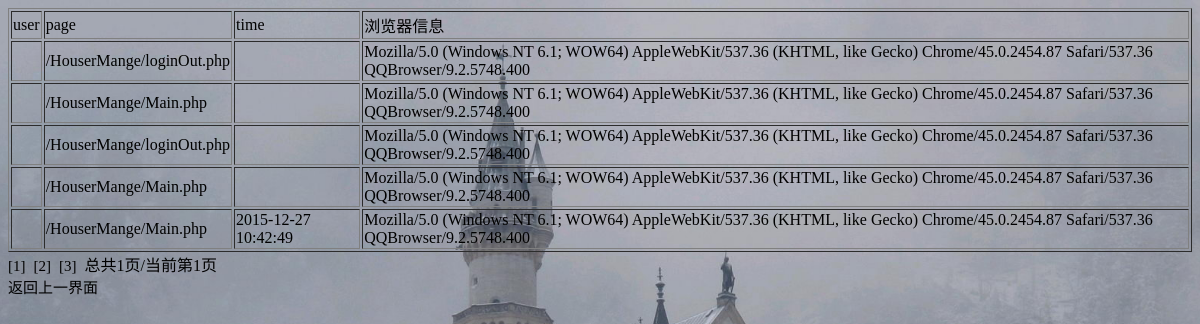
The app's page /HouserMange/check.php with its own data.
### tables this page shows
CREATE TABLE `logg` (
  `id` int(11) NOT NULL auto_increment,
  `user` varchar(32) default NULL,
  `page` text,
  `time` varchar(64) default NULL,
  `browseinfo` text,
  PRIMARY KEY  (`id`)
);

### HouserMange/mysqlTools.class.php (called while the page is built, shortened)
<?php
  class mysqlTools{
  	private $user="root";
  	private $pwd="root";
  	private $localhost="localhost";
  	private $conn;
  	public function __construct(){
  		$this->conn=mysql_connect($this->localhost,$this->user,$this->pwd) or die("连接出错".mysql_error());
  	}
  public function execute_dql_fenyaPage($sql1,$sql2,$page){
 	 	$res1=mysql_query($sql1,$this->conn) or die("1".mysql_error());
  		$arr = array();
  		while($row = mysql_fetch_assoc($res1)){
  			$arr[]=$row;
  		}
  		$res2 = mysql_query($sql2,$this->conn) or die("2".mysql_error());
  		if($row = mysql_fetch_row($res2)){
  			$page->rowCount= $row[0];
  		}
  		$page->pageCount = ceil($page->rowCount/$page->pageSize);
  		$page->res_array = $arr;
  	}
  }
?>

### HouserMange/logServer.php (the view, shortened to what this page needs)
<?php
require_once 'mysqlTools.class.php';
class logServer  {
	public function browse_Mes($page,$user){
		$pageStat = ($page->getPageNow()-1)*$page->getPageSize();
		$mst = new mysqlTools();
		$sql1 ="select * from logg where user='".$user."' limit ".$pageStat.",".$page->getPageSize();
		$sql2 = "select count(*) from logg where user='".$user."' group by user";
		$mst->execute_dql_fenyaPage($sql1,$sql2,$page);
	}
	function pageInfoDeal($page,$user){
		$page->gotoUrl="check.php";
  		$navigate ="<table border=1><tr><td>user</td><td>page</td><td>time</td><td>浏览器信息</td></tr>";
		for($i=0;$i<count($page->res_array);$i++){
			$row = $page->res_array[$i];
			$navigate.="<tr><td>{$row['user']}</td><td>{$row['page']}</td><td>{$row['time']}</td><td>{$row['browseinfo']}</td></tr>";
		}
		$navigate.= "</table>";
		$start = floor(($page->pageNow-1)/$page->pageWhole)*$page->pageWhole+1;
		$index =$start+$page->pageWhole;
		if($page->pageNow<=$page->pageWhole){
			$start=1;
		}else{
			$navigate.= "<a href='{$page->gotoUrl}?pageNow=".($start-1)."'><<</a>";
		}
		for(;$start<$index;$start++){
			$navigate.= "<a href='{$page->gotoUrl}?pageNow=$start'>[$start]</a>&nbsp;&nbsp;";
		}
		$navigate.="总共".$page->pageCount."页/当前第".$page->pageNow."页";
		$page->navigate = $navigate;
		echo $page->navigate;
	}
}
?>

### HouserMange/bg.css (style rules this page uses)
a:link { font-size: 15px; color: black; text-decoration: none; }

### records on screen
logg: page "/HouserMange/loginOut.php", browseinfo "Mozilla/5.0 (Windows NT 6.1; WOW64) AppleWebKit/537.36 (KHTML, like Gecko) Chrome/45.0.2454.87 Safari/537.36 QQBrowser/9.2.5748.400"
logg: page "/HouserMange/Main.php", browseinfo "Mozilla/5.0 (Windows NT 6.1; WOW64) AppleWebKit/537.36 (KHTML, like Gecko) Chrome/45.0.2454.87 Safari/537.36 QQBrowser/9.2.5748.400"
logg: page "/HouserMange/loginOut.php", browseinfo "Mozilla/5.0 (Windows NT 6.1; WOW64) AppleWebKit/537.36 (KHTML, like Gecko) Chrome/45.0.2454.87 Safari/537.36 QQBrowser/9.2.5748.400"
logg: page "/HouserMange/Main.php", browseinfo "Mozilla/5.0 (Windows NT 6.1; WOW64) AppleWebKit/537.36 (KHTML, like Gecko) Chrome/45.0.2454.87 Safari/537.36 QQBrowser/9.2.5748.400"
logg: page "/HouserMange/Main.php", time "2015-12-27 10:42:49", browseinfo "Mozilla/5.0 (Windows NT 6.1; WOW64) AppleWebKit/537.36 (KHTML, like Gecko) Chrome/45.0.2454.87 Safari/537.36 QQBrowser/9.2.5748.400"

### other values on screen
$page->navigate "总共1页/当前第1页"
